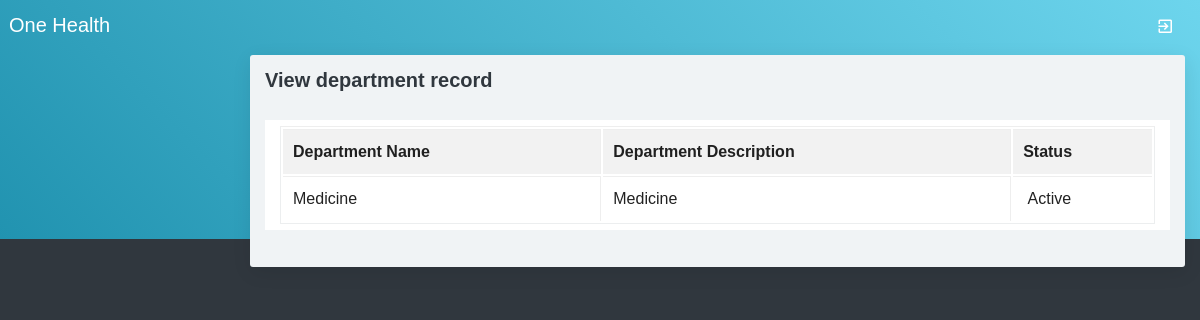
Page /Viewdepartment.php on the committed database.
### tables this page shows
CREATE TABLE `department` (
  `departmentid` int(10) NOT NULL,
  `departmentname` varchar(100) NOT NULL,
  `description` text NOT NULL,
  `status` varchar(10) NOT NULL
);

### Viewdepartment.php (the view, shortened to what this page needs)
<?php
include("adformheader.php");
include("dbconnection.php");
?>
<div class="container-fluid">
  <div class="block-header">
    <h2>View department record</h2>
  </div>
  <div class="card">
    <section class="container">
     <table class="table table-bordered table-striped table-hover js-basic-example dataTable">
      <tbody>
        <tr>
          <td><strong>Department Name</strong></td>
          <td><strong>Department Description</strong></td>
          <td><strong>Status</strong></td>
        </tr>
        <?php
        $sql ="SELECT * FROM department";
        $qsql = mysqli_query($con,$sql);
        while($rs = mysqli_fetch_array($qsql))
        {
          echo "<tr>
          <td>$rs[departmentname]</td>
          <td> $rs[description]</td>
          <td>&nbsp;$rs[status]</td>";
          echo "</tr>";
        }
        ?>
      </tbody>
    </table>
  </section>
</div>
</div>
<?php
include("adformfooter.php");
?>

### rows in the picture
department: departmentname "Medicine", description "Medicine", status "Active"
